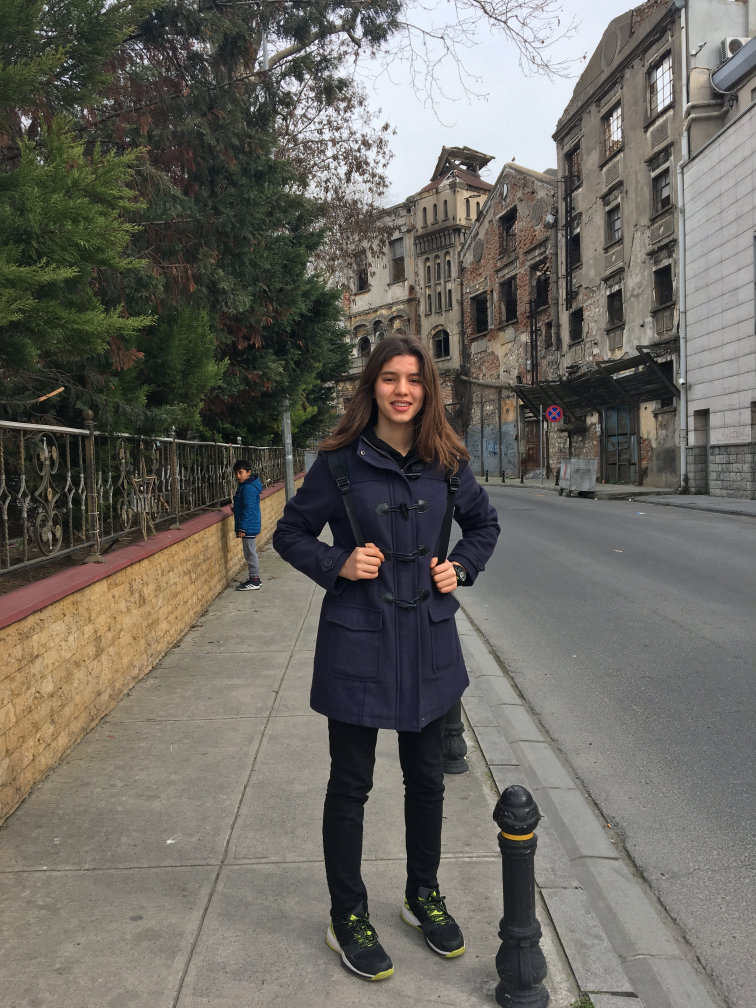
#> input picture photos/004.JPG, 3024 x 4032 px (shown at 1/4 size)
$ python gradient.py
#> lines starting #> are read from the running program, lines starting #| are printed output that depends on the picture; after the words box and inside, x2 and y2 are one past the last pixel; in counts of white or black regions, pixels touching at a corner belong together
import cv2
import numpy as np

image_path = "../photos/004.JPG"
image = cv2.imread(image_path)
#> image is the input picture: shape (4032, 3024, 3); mean B, G, R 97.4, 104.1, 106.8
image = cv2.resize(image, (512, 512))
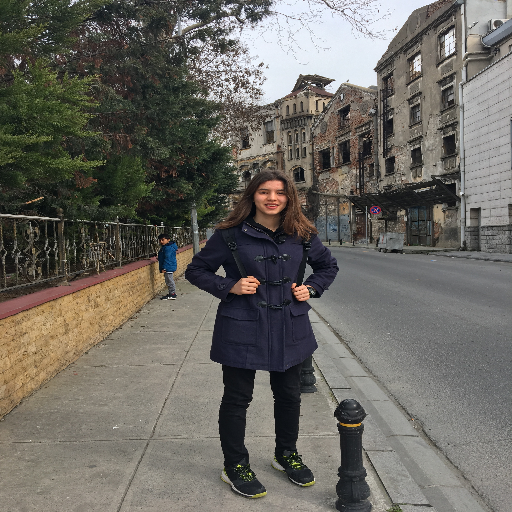
#> image: shape (512, 512, 3); mean B, G, R 97.3, 104, 106.7

hsv = cv2.cvtColor(image, cv2.COLOR_BGR2HSV)
#> hsv: shape (512, 512, 3); mean H, S, V 47.1, 42.1, 110.2

blue1 = np.array([100, 0, 0])
blue2 = np.array([255, 255, 255])

mask = cv2.inRange(hsv, blue1, blue2)
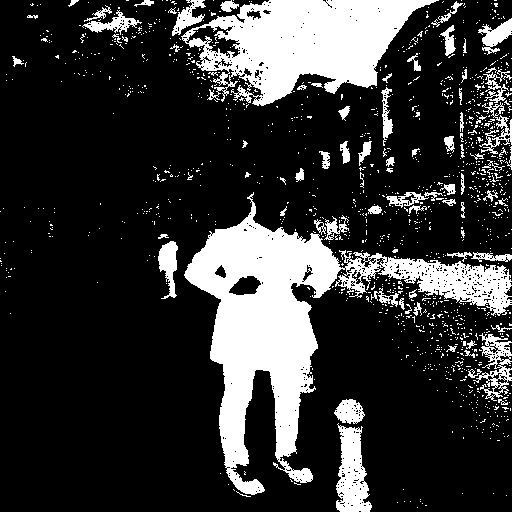
#> mask: shape (512, 512); 20.9% white; 1239 white regions (1164 under 20 px), largest, box (x1, y1, x2, y2) and area: (184, 192, 512, 495) 25532, (181, 0, 439, 106) 14928, (336, 423, 372, 512) 2031

res = cv2.bitwise_and(image, image, mask=mask)
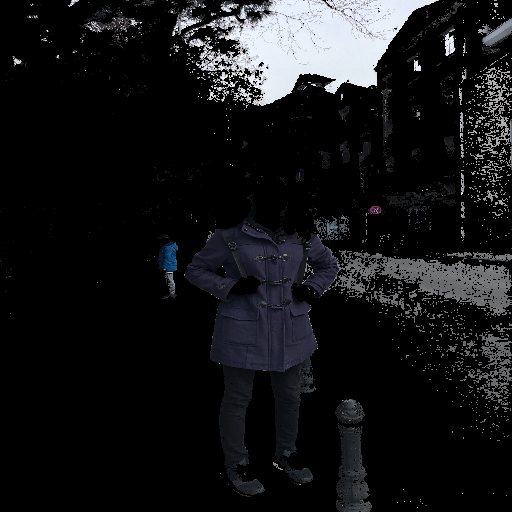
#> res: shape (512, 512, 3); mean B, G, R 23.6, 21.9, 21.3
kernel = np.ones((5, 5), np.uint8)

gradient = cv2.morphologyEx(mask, cv2.MORPH_GRADIENT, kernel)
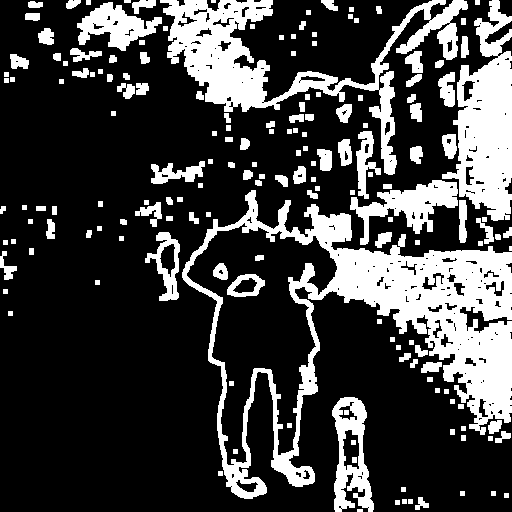
#> gradient: shape (512, 512); 25.3% white; 173 white regions (3 under 20 px), largest, box (x1, y1, x2, y2) and area: (182, 190, 512, 499) 25115, (160, 0, 468, 175) 12010, (442, 0, 512, 221) 8547

cv2.imshow("Image", image)
cv2.imshow("Final Image", gradient)

cv2.waitKey(0)
cv2.destroyAllWindows()
